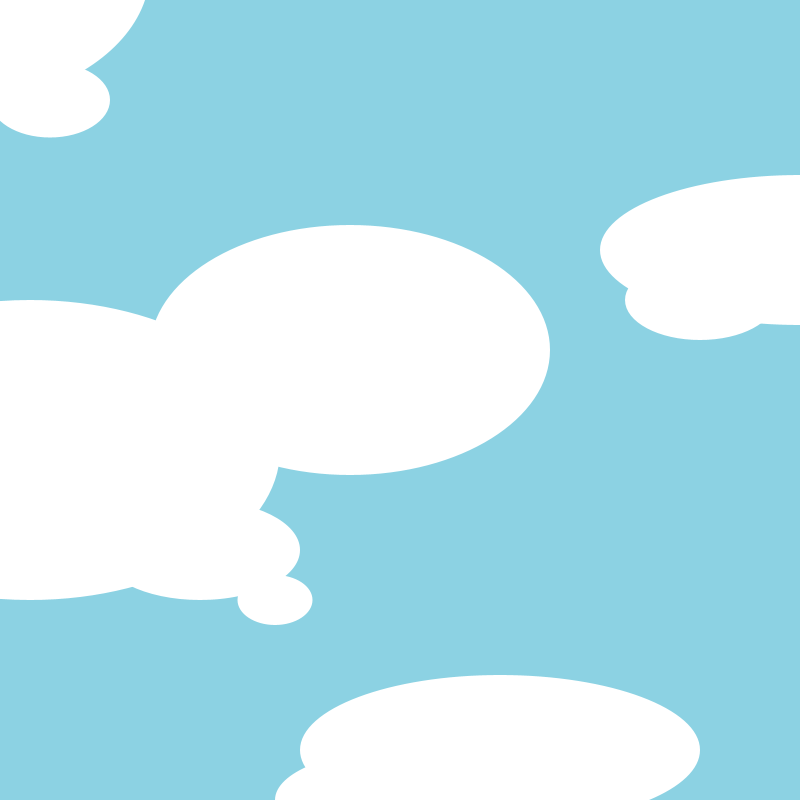
Frame 1 (no input)
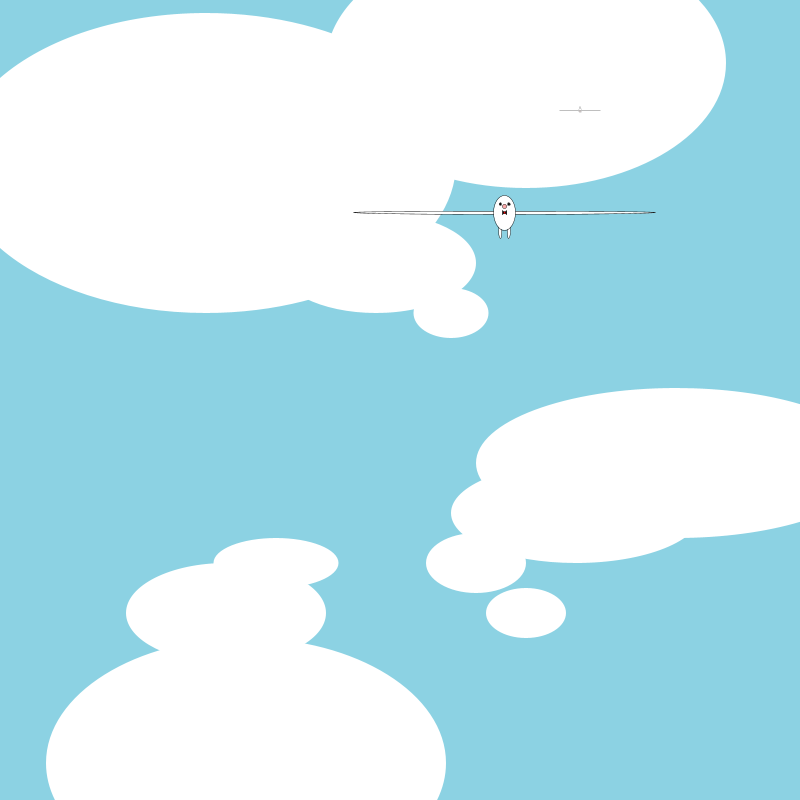
Frame 60 (the mouse pressed at the canvas centre just before this capture)
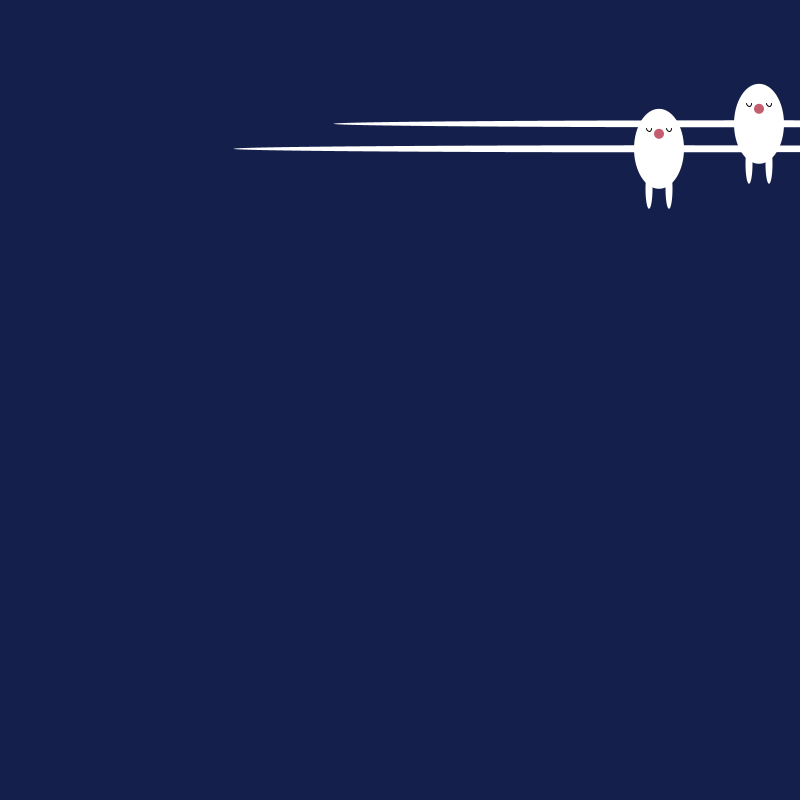
Frame 120 (the mouse held since frame 60 and released just before this capture)

The Processing sketch that drew these frames (run headless with seeded random() and noise(); from frame 60 on, the mouse is pressed at the canvas centre):

// Processing sketch: processing_125060
// ── processing_125060.pde

int x, y ;
int vx ;
int vy ;

int c, d ;
int vc ;
int vd ;

int e, f ;
int ve ;
int vf ;

int chara ;

//saisyo ikkai dake  syokisettei
void setup() {
  size(800, 800);
  background(#8CD2E3);
  x = 0 ;
  y = height / 2 ;
  vx = 3 ;
  vy = 5 ;
  c = 0 ;
  d = height / 2 ;
  vc =  2;
  vd = 3 ;
  e = 0 ;
  f = height / 2 ;
  ve = 100;
  vf = 300 ;
  scale(radians(90));
}


//jikkou sitsuzukeru
void draw() {
  background(#8CD2E3);

  noStroke();
  fill(255);
  ellipse(c+30, d+50, 500, 300);
  ellipse(c+200, d+150, 200, 100);
  ellipse(c+275, d+200, 75, 50);
  ellipse(c+500, d+350, 400, 150);
  ellipse(c+400, d+400, 250, 100);
  ellipse(c+300, d+450, 100, 60);
  ellipse(c+350, d+500, 80, 50);
  ellipse(c+50, d+500, 200, 100);
  ellipse(c+70, d+650, 400, 250);
  ellipse(c+100, d+450, 125, 50);
  ellipse(c+350, d-50, 400, 250);
  ellipse(c+800, d-150, 400, 150);
  ellipse(c+700, d-100, 150, 80);
  ellipse(c+50, d-300, 120, 75);
  ellipse(c-50, d-430, 400, 270);

  c = c + vc ;
  d = d + vd ;

  if (c>width-500) {
    vc = -1 ;
  }
  if (c < 50) {
    vc = 3 ;
  }
  if (d>height-400) {
    vd = -5 ;
  }
  if (d < 50) {
    vd = 3 ;
  }


  stroke(1);
  chara(x-100, y-50) ;
  chara(x, y-50);

  x = x + vx ;
  y = y + vy ;

  if (x>width-50) {
    vx = -1 ;
  }
  if (x < 50) {
    vx = 10 ;
  }
  if (y>height-400) {
    vy = -4 ;
  }
  if (y < 50) {
    vy = 2 ;
  }
  if (mousePressed) {
    background(#14204B);
    chara2(x-100, y-25);
    chara2(x, y-50);
    if (x>width-50) {
      vx = -1 ;
    }
    if (x < 50) {
      vx = 2 ;
    }
    if (y>height-450) {
      vy = -3 ;
    }
    if (y < 50) {
      vy = 1 ;
    }
    
        fill(#FAF8C5);
        pushMatrix();
    ellipse(c+50, f+50, 20, 20) ;
    ellipse(c+70, f+20, 30, 30);
    ellipse(c+100, f+60, 10, 10);
    
    e = e + ve ;
    f = f + vf ; 

    if (e>width-10) {
      ve = -200 ;
    }

    if (e < 10) {
      ve = 300 ;
    }

    if (f>height-10) {
      vf = 500 ;
    }

    if (f < 10) {
      vf = 100 ;
    }
    popMatrix();
  }
}
/*
void mouseMoved() {
  if (mousePressed) {
    fill(255);
    noStroke();
    ellipse(c+50, d+50, 120, 120) ;
    ellipse(c+70, d+20, 30, 30);
    ellipse(c+100, d+60, 10, 10);
    
    c = c + vc * 2 ;
    d = d + vd * 2 ; 

    if (c>width-100) {
      vc = -2 ;
    }

    if (c < 100) {
      vc = 3 ;
    }

    if (d>height-100) {
      vd = 5 ;
    }

    if (d < 100) {
      vd = 1 ;
    }
  }
}
*/


void chara(int a, int b) {
  pushMatrix() ;
  translate(a,b);
  scale(map(b,a,width,1.0,1.5));
  
  fill(255);
ellipse(40,y*1.2+40,7,40);

ellipse(60,y*1.2+40,7,40);

ellipse(50,y*1.2,x*1.2,7);

ellipse(50,y*1.2,50,80);



fill(0);
triangle(50,y*1.2,45,y*1.2-5,45,y*1.2+5);

fill(0);
triangle(50,y*1.2,55,y*1.2-5,55,y*1.2+5);

fill(255,0,0);
ellipse(50,y*1.2,5,5);


fill(0);
ellipse(40,y*1.2-20,5,5);

fill(0);
ellipse(60,y*1.2-20,5,5);

fill(x,y,y);
ellipse(50,y*1.2-15,10,10);

  
  popMatrix() ;
  

}


void chara2(int a, int b) {
  pushMatrix() ;
  translate(a,b);
  noStroke();
  
  fill(255);
ellipse(40,y*1.2+40,7,40);

ellipse(60,y*1.2+40,7,40);

ellipse(50,y*1.2,x*1.2,7);

ellipse(50,y*1.2,50,80);

stroke(2);
noFill();
arc(40, y*1.2-20, 5, 5, 0, PI, OPEN);

noFill();
arc(60, y*1.2-20, 5, 5, 0, PI, OPEN);

/*
fill(0);
ellipse(40,y*1.2-20,5,5);

fill(0);
ellipse(60,y*1.2-20,5,5);
*/
noStroke();
fill(196,93,112);
ellipse(50,y*1.2-15,10,10);

  
  popMatrix() ;
  

}
